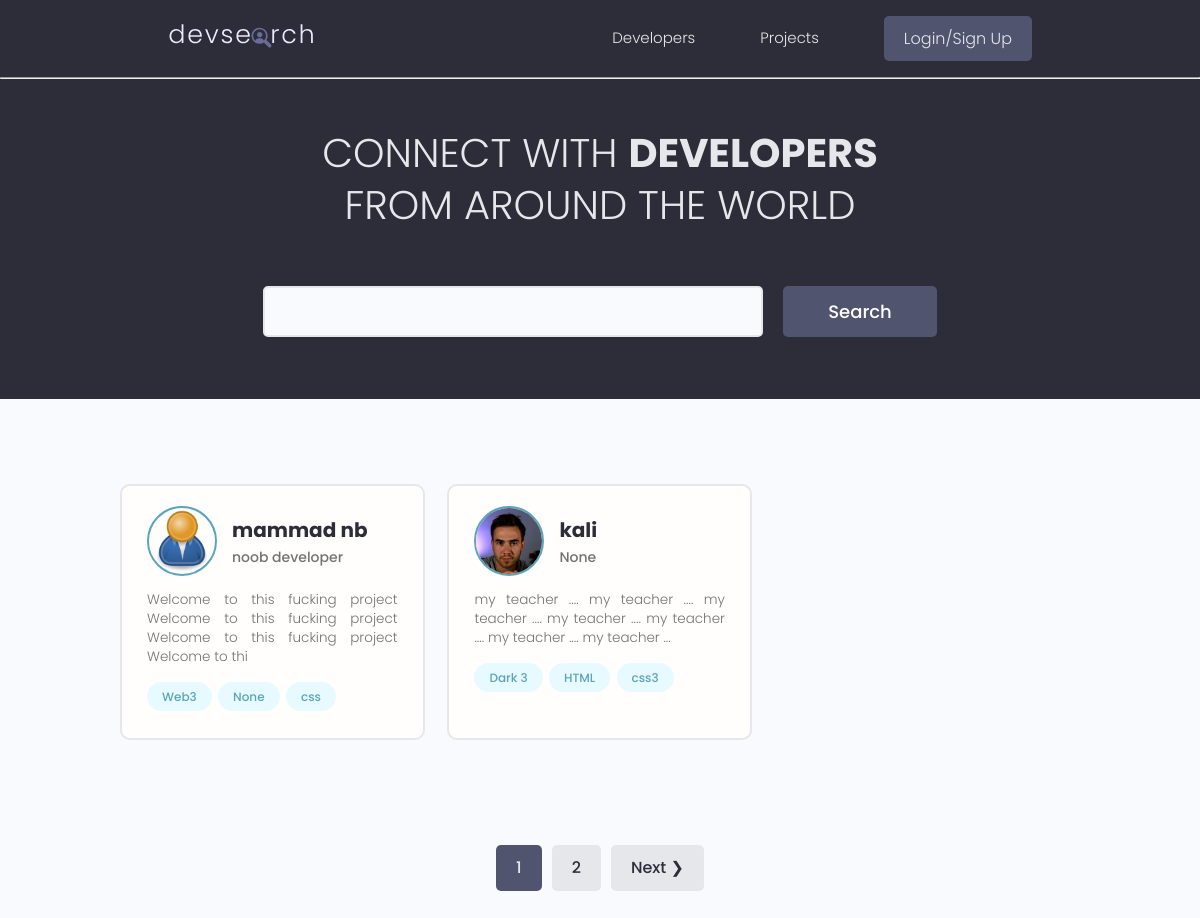
The page / on the database its author committed.
### users/models.py (models this page shows, shortened)
class Profile(models.Model):
    user = models.OneToOneField(
        User, on_delete=models.CASCADE, blank=True, null=True)
    name = models.CharField(max_length=200, blank=True, null=True)
    email = models.EmailField(max_length=500,blank=True, null=True)
    username = models.CharField(max_length=200, blank=True, null=True)
    location = models.CharField(max_length=200, blank=True, null=True)
    short_intro = models.CharField(max_length=200, blank=True, null=True)
    bio = models.TextField(blank=True, null=True)
    profile_img = models.ImageField(blank=True, null=True, upload_to ='profimg/', default ='profimg/user-default.png')
    social_twitter = models.CharField(max_length=200, blank=True, null=True)
    social_youtube = models.CharField(max_length=200, blank=True, null=True)
    social_linkedin = models.CharField(max_length=200, blank=True, null=True)
    social_git = models.CharField(max_length=200, blank=True, null=True)
    tcreated = models.DateTimeField(auto_now_add=True)
    id = models.UUIDField(default=uuid.uuid4, unique=True,
                          primary_key=True, editable=False)
    class Meta:
        ordering = ['tcreated']
    @property
    def ImgURL(self):
        try:
            url = self.profile_img.url
        except:
            url = 'default.jpg'
        return url

class Skill(models.Model):
    owner = models.ForeignKey(Profile, on_delete=models.CASCADE, blank=True, null=True)
    name = models.CharField(max_length=200, blank=True, null=True)
    desc = models.TextField( blank=True, null=True)
    tcreated = models.DateTimeField(auto_now_add=True)
    id = models.UUIDField(default=uuid.uuid4, unique=True,
                          primary_key=True, editable=False)
    def __str__(self):
        return self.name

### users/views.py (the view)
# urls.py: path('', views.profile, name='profile'),
def profile(request):
    profiles, search_query = searchbar(request)
    profiles, custom_range = changingpage(request, profiles)
    context = {'profiles' : profiles, 'search_queary' : search_query, 'custom_range': custom_range}
    return render(request, 'users/profile.html', context)

### users/searchbar.py (called while the page is built)
def changingpage(request, profiles):
    page = request.GET.get('page')
    paginate = Paginator(profiles, 2)
    try:
        profiles = paginate.page(page)
    except PageNotAnInteger:
        page = 1
        profiles = paginate.page(page)
    except EmptyPage:
        page = paginate.num_pages
        profiles = paginate.page(page)
    leftindex = int(page) - 2
    if leftindex < 1:
        leftindex = 1
    rightindex = int(page) + 3
    if rightindex > paginate.num_pages:
        rightindex = paginate.num_pages + 1
    custom_range = range(leftindex, rightindex)
    return profiles, custom_range

def searchbar(request):
    search_query = ''
    if request.GET.get('search_query'):
        search_query = request.GET.get('search_query')
    skills = Skill.objects.filter(name__icontains = search_query)
    profiles = Profile.objects.distinct().filter(
        Q(name__icontains = search_query) |
        Q(short_intro__icontains = search_query) |
        Q(skill__in= skills)
    )
    return profiles, search_query

### users/templates/users/profile.html (shortened to what this page needs)
{% extends 'main.html' %}
{% block content %}
  <main class="home">
    <section class="hero-section text-center">
      <div class="container container--narrow">
        <div class="hero-section__box">
          <h2>CONNECT WITH <span>DEVELOPERS</span></h2>
          <h2>FROM AROUND THE WORLD</h2>
        </div>
        <div class="hero-section__search">
          <form class="form" action="{% url 'profile' %}" method="get">
            <div class="form__field">
              <input class="input input--text" id="formInput#search" type="text" name="search_query" value="{{search_query}}"
                 />
            </div>
            <input class="btn btn--sub btn--lg" type="submit" value="Search" />
          </form>
        </div>
      </div>
    </section>
    <section class="devlist">
      <div class="container">
        <div class="grid grid--three">
            {% for pf in profiles %}
          <div class="column card">
            <div class="dev">
                  <a href="{%url 'single-pf' pf.id%}" class="card__body">
                <div class="dev__profile">
                  <img class="avatar avatar--md" src="{{pf.ImgURL}}" alt="image" />
                  <div class="dev__meta">
                    <h3>{{pf.name}}</h3>
                    <h5>{{pf.short_intro}}</h5>
                  </div>
                </div>
                <p class="dev__info">
                  {{ pf.bio|slice:"110" }}
                </p>
                <div class="dev__skills">
                  {% for tag in pf.skill_set.all %}
                  <span class="tag tag--pill tag--main">
                    <small>{{tag}}</small>
                  </span>
                  {% endfor %}
                </div>
              </a>
            </div>
          </div>
          {% endfor %}
            </div>
          </div>
    </section>
    {% include 'paginator.html' with queryset=profiles %}
  </main>
{% endblock content %}

### static/style/app.css (style rules this page uses)
:root { --color-sub: #2d2d39; }
.btn--sub { background-color: var(--color-sub-light); }
.card { border: 2px solid var(--color-light); }
img { width: 100%; }
.hero-section { height: 40vh; display: flex; align-items: center; background-color: var(--color-sub); }
.hero-section__box { margin-bottom: 4rem; }
.hero-section__box > h2, .hero-section__box > h2 > span { font-size: 4rem; color: var(--color-light); line-height: 1.3; text-transform: uppercase; }
.hero-section__box > h2 { font-weight: 300; }
.hero-section__box > h2 > span { font-weight: 700; }
.hero-section__search > .form { display: flex; align-items: center; justify-content: center; gap: 2rem; }
.hero-section__search > .form input.input--text { width: 50rem; }
.devlist { margin-top: 8rem; }
.devlist .grid { align-items: stretch; }
.devlist .dev .dev__profile { display: flex; align-items: center; gap: 1.5rem; }
.devlist .dev .dev__meta h3 { color: var(--color-sub); font-size: 2rem; font-weight: 700; }
.devlist .dev .dev__meta h5 { color: var(--color-text); font-size: 1.4rem; font-weight: 500; }
.devlist .dev .dev__info { margin: 1.5rem 0; font-size: 1.35rem; line-height: 1.4; text-align: justify; }

### static/uikit/styles/modules/_variables.css (style rules this page uses)
:root { --color-main: #5aa5b9; --color-main-light: #e6faff; --color-sub: #3f4156; --color-sub-light: #51546e; --color-sub-lighter: #ededfd; --color-text: #737373; --color-gray: #8b8b8b; --color-light: #e5e7eb; --color-light-gray: #767676; --color-bg: #f8fafd; --color-white: #fffefd; --color-white-light: #f3f3f3; --color-success: #359e64; --color-success-bg: #def8e8; --color-error: #fc4b0b; --color-error-bg: #fff2ee; --font-base: 'Poppins', arial, helvetica, 'Segoe UI', roboto, ubuntu, sans-serif; --font-monospace: 'Fira Code', 'Courier New', courier, monospace; --font-regular: 300; --font-medium: 500; --font-bold: 700; --generic-shadow: 1px 1px 5px #00000010; --generic-transition: all 0.3s ease-in-out; }

### static/uikit/styles/modules/_base.css (style rules this page uses)
* { margin: 0; padding: 0; box-sizing: border-box; text-rendering: optimizeLegibility; color: inherit; font-size: inherit; }
html { font-size: 50%; }
@media only screen and (min-width: 480px) { html { font-size: 56.25%; } }
@media only screen and (min-width: 1200px) { html { font-size: 62.5%; } }
body { line-height: 1.6; font-weight: 400; font-size: 1.5rem; color: var(--color-text); background-color: var(--color-bg); min-height: 100vh; }

### static/uikit/styles/modules/_typography.css (style rules this page uses)
* { font-family: var(--font-base); }
h2 { font-size: 3.6rem; font-weight: var(--font-bold); }
h3 { font-size: 3.2rem; font-weight: var(--font-medium); }
h5 { font-size: 2.4rem; font-weight: var(--font-medium); }
h5, h6 { font-weight: var(--font-regular); }
p, span, strong { font-size: 1.6rem; color: var(--color-text); font-weight: var(--font-regular); }
a { padding-bottom: 2px; text-decoration: none; display: inline-block; color: var(--color-main); font-weight: var(--font-medium); }

### static/uikit/styles/modules/_utilities.css (style rules this page uses)
.container { width: 92%; max-width: 165rem; margin: 0 auto; box-sizing: border-box; }
.container--narrow { width: 92%; max-width: 120rem; }
@media screen and (min-width: 1000px) { .container { width: 90%; } }
@media screen and (min-width: 1000px) { .container--narrow { width: 85%; } }
@media screen and (min-width: 1200px) { .container { width: 80%; } }
@media screen and (min-width: 1200px) { .container--narrow { width: 72%; } }
.text-center { text-align: center; }

### static/uikit/styles/modules/_avatar.css (style rules this page uses)
.avatar { border-radius: 50%; border: 2px solid var(--color-main); object-fit: cover; }
.avatar--md { height: 7rem; width: 7rem; }

### static/uikit/styles/modules/_button.css (style rules this page uses)
.btn { display: inline-block; position: relative; cursor: pointer; background-color: var(--color-light); font-weight: var(--font-medium); color: var(--color-sub); text-decoration: none; padding: 1rem 2rem; border-radius: 0.5rem; border: none; width: -webkit-fit-content; width: -moz-fit-content; width: fit-content; height: -webkit-fit-content; height: -moz-fit-content; height: fit-content; font-size: 1.6rem; outline-width: 0; outline-color: transparent; -webkit-backface-visibility: hidden; backface-visibility: hidden; transition: all 0.3s ease-in-out; }
.btn--sub { background-color: var(--color-sub); color: var(--color-white); }
.btn--lg { font-size: 1.8rem; padding: 1.2rem 4.5rem; }

### static/uikit/styles/modules/_card.css (style rules this page uses)
.card { border-radius: 1rem; background-color: var(--color-white); border: 1.5px solid var(--color-light); width: auto; height: auto; margin-top: 0.5rem; margin-bottom: 0.5rem; overflow: hidden; }
.card__body, .card__header { padding: 2rem 2.5rem; }

### rows shown on the page
Profile: ImgURL (placeholder picture), name "mammad nb", short_intro "noob developer", bio "Welcome to this fucking project Welcome to this fucking project Welcome to this fucking project Welcome to thi"
Skill: name "Web3"
Skill: name "None"
Skill: name "css"
Profile: ImgURL (picture), name "kali", short_intro "None", bio "my teacher .... my teacher .... my teacher .... my teacher .... my teacher .... my teacher .... my teacher ..."
Skill: name "Dark 3"
Skill: name "HTML"
Skill: name "css3"

### other values the page prints
{{ page }} "1"
{{ page }} "2"
